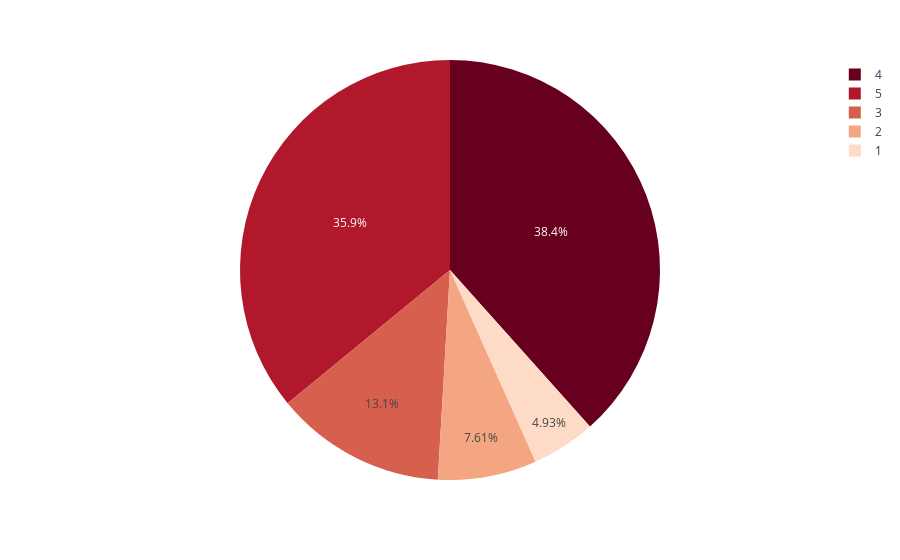

The cell this chart's notebook holds for it:
### Markdown cell above
## Q10

### Code cell
fig = px.pie(df, values='cool', names='stars',color_discrete_sequence=px.colors.sequential.RdBu)
fig.show()

### Figure 1 — Plotly figure (JSON) as saved in the notebook; plotly's stock layout.template omitted (floating-point values rounded to 4 significant figures; data arrays with more than 128 entries replaced by an {"elided": "..."} marker saying what was removed)
{"data": [{"domain": {"x": [0, 1], "y": [0, 1]}, "hovertemplate": "stars=%{label}<br>cool=%{value}<extra></extra>", "labels": {"elided": "10000 int values"}, "legendgroup": "", "name": "", "showlegend": true, "type": "pie", "values": {"elided": "10000 int values"}}], "layout": {"legend": {"tracegroupgap": 0}, "margin": {"t": 60}, "piecolorway": ["rgb(103,0,31)", "rgb(178,24,43)", "rgb(214,96,77)", "rgb(244,165,130)", "rgb(253,219,199)", "rgb(247,247,247)", "rgb(209,229,240)", "rgb(146,197,222)", "rgb(67,147,195)", "rgb(33,102,172)", "rgb(5,48,97)"]}}
